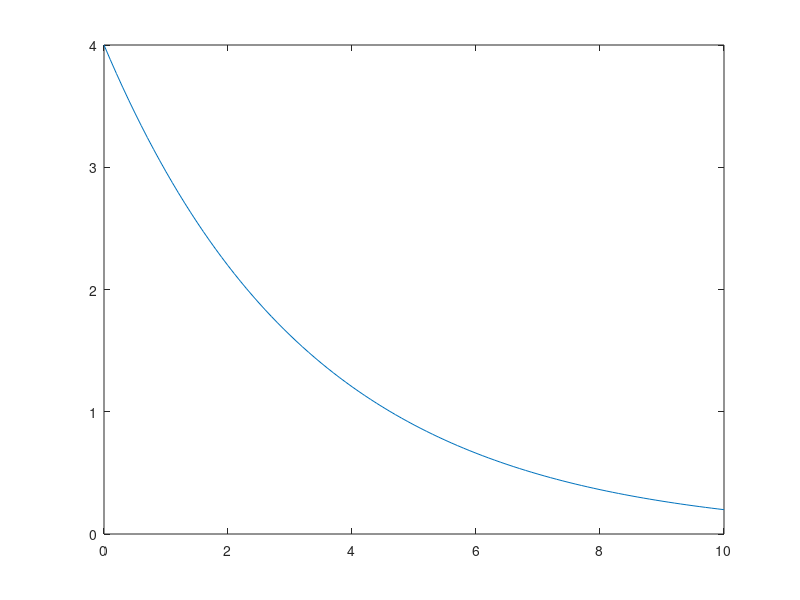

The MATLAB source for this figure:
clc
clear
close all

%% Finding the graphical solution for the equation y(x) = 4e^(-0.3x) for 0 <= x <= 10
%% Defining variables
x = 0:0.1:10; % range of values of x

%% Calculations
y = 4 * exp(-0.3*x);

%% Visualisation
plot(x, y);